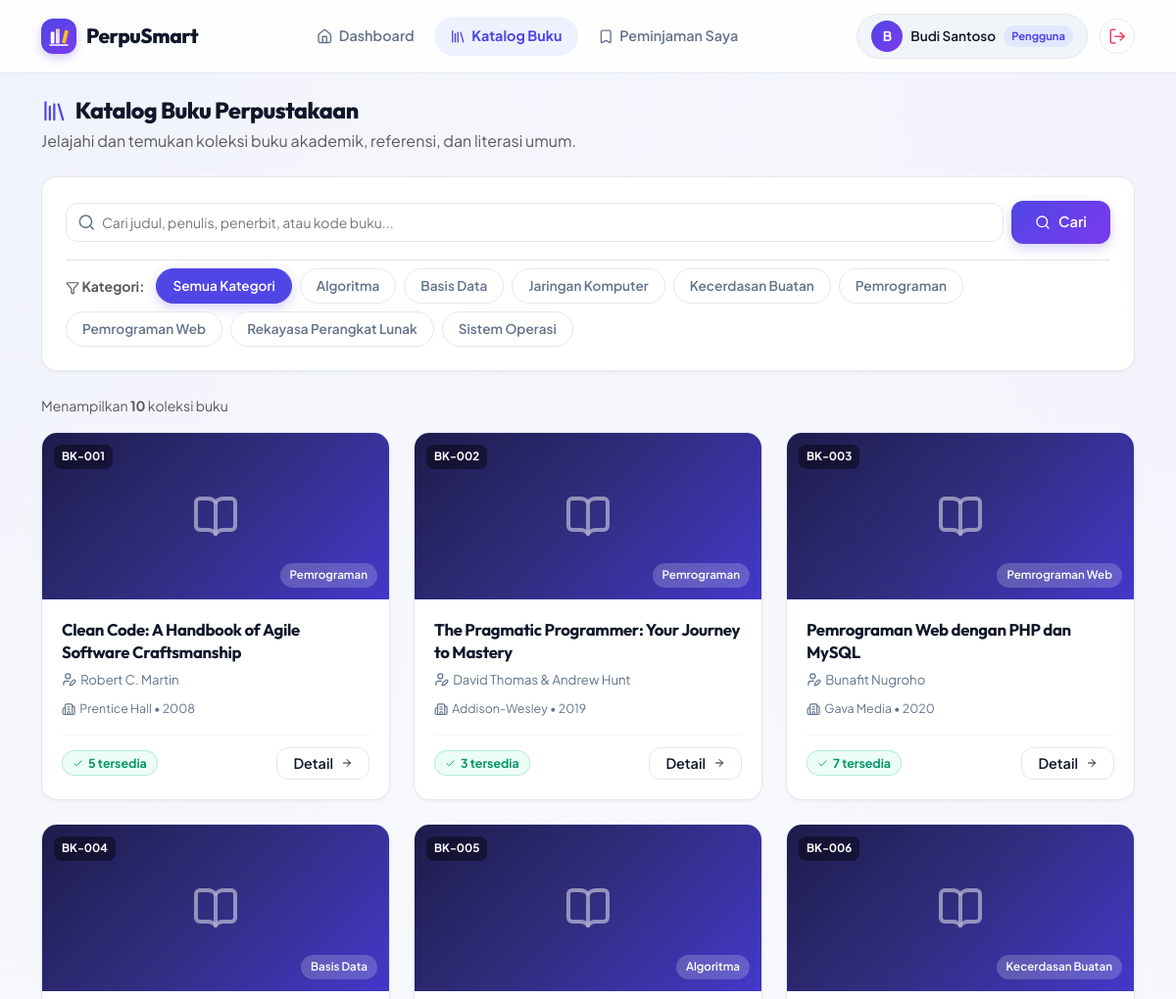
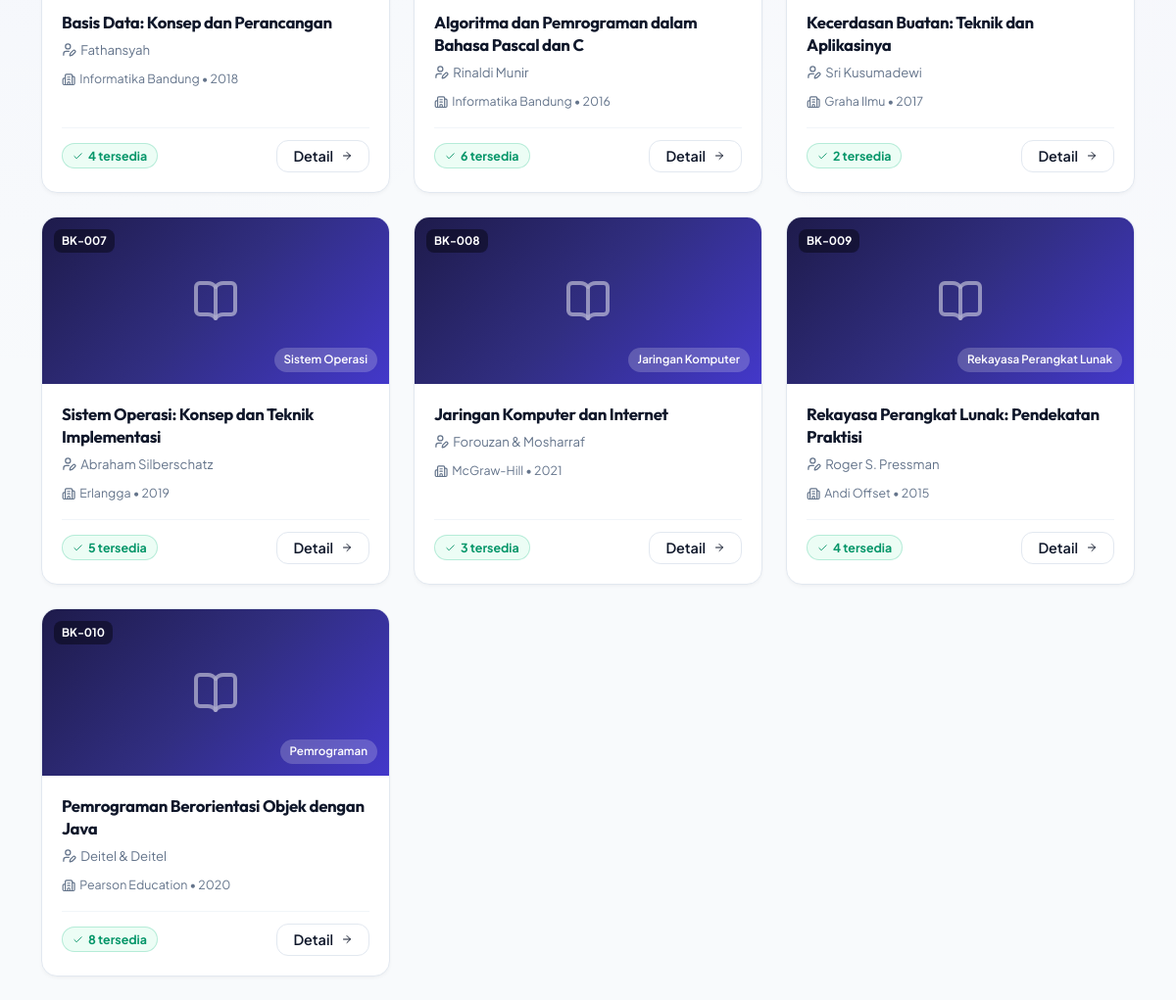
The page /index.php?page=user/buku (signed in) on the database its author committed (2 pictures, top to bottom).
### tables this page shows
CREATE TABLE IF NOT EXISTS buku (
    id           INT UNSIGNED NOT NULL AUTO_INCREMENT,
    kode_buku    VARCHAR(20)  NOT NULL UNIQUE,
    judul        VARCHAR(255) NOT NULL,
    penulis      VARCHAR(150) NOT NULL,
    penerbit     VARCHAR(150) NOT NULL,
    tahun_terbit YEAR         NOT NULL,
    kategori     VARCHAR(100) NOT NULL,
    stok         INT UNSIGNED NOT NULL DEFAULT 0,
    deskripsi    TEXT,
    cover_url    VARCHAR(500) DEFAULT NULL,
    created_at   TIMESTAMP    NOT NULL DEFAULT CURRENT_TIMESTAMP,
    updated_at   TIMESTAMP    NOT NULL DEFAULT CURRENT_TIMESTAMP ON UPDATE CURRENT_TIMESTAMP,
    PRIMARY KEY (id),
    INDEX idx_judul    (judul),
    INDEX idx_penulis  (penulis),
    INDEX idx_kategori (kategori),
    INDEX idx_kode     (kode_buku)
);

### controllers/UserController.php (called while the page is built, shortened)
<?php
class UserController {
    private Buku $bukuModel;
    public function __construct() {
        $this->bukuModel = new Buku();
    }
    public function buku(): void {
        $search   = trim($_GET['search']   ?? '');
        $kategori = trim($_GET['kategori'] ?? '');
        if (!empty($search)) {
            $buku   = $this->bukuModel->search($search);
        } elseif (!empty($kategori)) {
            $buku   = $this->bukuModel->searchByKategori($kategori);
        } else {
            $buku   = $this->bukuModel->getAll();
        }
        $kategoris  = $this->bukuModel->getKategori();
        require_once BASE_PATH . '/views/user/buku/index.php';
    }
}

### config/config.php (called while the page is built, shortened)
<?php
function e(string $str): string {
    return htmlspecialchars($str, ENT_QUOTES | ENT_SUBSTITUTE, 'UTF-8');
}

### config/database.php (called while the page is built, shortened)
<?php
class Database {
    private static ?PDO $instance = null;
    public static function getInstance(): PDO {
        if (self::$instance === null) {
            $dsn = sprintf(
                'mysql:host=%s;port=%s;dbname=%s;charset=utf8mb4',
                DB_HOST, DB_PORT, DB_NAME
            );
            $options = [
                PDO::ATTR_ERRMODE            => PDO::ERRMODE_EXCEPTION,
                PDO::ATTR_DEFAULT_FETCH_MODE => PDO::FETCH_ASSOC,
                PDO::ATTR_EMULATE_PREPARES   => false,
                PDO::MYSQL_ATTR_INIT_COMMAND => "SET NAMES utf8mb4 COLLATE utf8mb4_unicode_ci",
            ];
            try {
                self::$instance = new PDO($dsn, DB_USER, DB_PASS, $options);
            } catch (PDOException $e) {
                http_response_code(500);
                die('<div style="font-family:sans-serif;padding:2rem;color:#c0392b;">
                    <h2>⚠ Koneksi Database Gagal</h2>
                    <p>' . htmlspecialchars($e->getMessage()) . '</p>
                    <p>Pastikan MySQL sudah berjalan dan konfigurasi di <code>config/config.php</code> sudah benar.</p>
                </div>');
            }
        }
        return self::$instance;
    }
}

### models/Buku.php (called while the page is built, shortened)
<?php
class Buku {
    private PDO $db;
    public function __construct() {
        $this->db = Database::getInstance();
    }
    public function getAll(int $limit = 0, int $offset = 0): array {
        $sql = 'SELECT * FROM buku ORDER BY created_at DESC';
        return $this->db->query($sql)->fetchAll();
    }
    public function getKategori(): array {
        $stmt = $this->db->query('SELECT DISTINCT kategori FROM buku ORDER BY kategori ASC');
        return $stmt->fetchAll(PDO::FETCH_COLUMN);
    }
}

### views/user/buku/index.php (the view, shortened to what this page needs)
<?php require_once BASE_PATH . '/views/layouts/header.php'; ?>
<?php require_once BASE_PATH . '/views/layouts/navbar_user.php'; ?>
<div class="ps-user-layout">
    <div class="container-xl py-4">
        <div class="d-flex flex-column flex-md-row justify-content-between align-items-md-center gap-3 mb-4">
            <div>
                <h1 class="ps-page-title d-flex align-items-center gap-2 mb-1">
                    <i data-lucide="library" style="color:var(--ps-primary)"></i> Katalog Buku Perpustakaan
                </h1>
                <p class="text-muted mb-0">Jelajahi dan temukan koleksi buku akademik, referensi, dan literasi umum.</p>
            </div>
        </div>
        <div class="ps-card p-4 mb-4">
            <form action="" method="GET" class="mb-3">
                <div class="d-flex gap-2">
                    <div class="ps-search-wrap flex-grow-1">
                        <input type="text" name="search" id="searchInput" class="ps-search-input w-100 py-2"
                               placeholder="Cari judul, penulis, penerbit, atau kode buku..."
                               value="<?= e($_GET['search'] ?? '') ?>" autocomplete="off">
                    </div>
                    <button type="submit" class="ps-btn-primary px-4">
                        <i data-lucide="search"></i>
                        <span>Cari</span>
                    </button>
                </div>
            </form>
            <div class="d-flex align-items-center gap-2 flex-wrap pt-2 border-top">
                <span class="small fw-bold text-muted me-1"><i data-lucide="filter" style="width:14px;height:14px"></i> Kategori:</span>
                <a href="<?= BASE_URL ?>/index.php?page=user/buku<?= !empty($_GET['search']) ? '&search=' . urlencode($_GET['search']) : '' ?>"
                   class="ps-chip <?= empty($_GET['kategori']) ? 'active' : '' ?>">
                    Semua Kategori
                </a>
                <?php foreach ($kategoris as $kat): ?>
                    <a href="<?= BASE_URL ?>/index.php?page=user/buku&kategori=<?= urlencode($kat) ?><?= !empty($_GET['search']) ? '&search=' . urlencode($_GET['search']) : '' ?>"
                       class="ps-chip <?= ($_GET['kategori'] ?? '') === $kat ? 'active' : '' ?>">
                        <?= e($kat) ?>
                    </a>
                <?php endforeach; ?>
            </div>
        </div>
        <div class="d-flex justify-content-between align-items-center mb-3">
            <div class="small text-muted">
                <?php if (!empty($_GET['search'])): ?>
                    Hasil pencarian untuk <strong>"<?= e($_GET['search']) ?>"</strong>: <strong><?= count($buku) ?></strong> buku ditemukan
                <?php elseif (!empty($_GET['kategori'])): ?>
                    Kategori <strong>"<?= e($_GET['kategori']) ?>"</strong>: <strong><?= count($buku) ?></strong> buku
                <?php else: ?>
                    Menampilkan <strong><?= count($buku) ?></strong> koleksi buku
                <?php endif; ?>
            </div>
        </div>
        <?php if (empty($buku)): ?>
            <div class="ps-card text-center py-5">
                <div class="mb-3" style="color: var(--ps-text-sub);">
                    <i data-lucide="search-x" style="width: 54px; height: 54px;"></i>
                </div>
                <h4 class="fw-bold mb-2">Tidak Ada Buku Ditemukan</h4>
                <p class="text-muted mb-4">Coba gunakan kata kunci pencarian yang berbeda atau reset filter kategori.</p>
                <a href="<?= BASE_URL ?>/index.php?page=user/buku" class="ps-btn-primary d-inline-flex align-items-center gap-2">
                    <i data-lucide="rotate-ccw"></i> Tampilkan Semua Buku
                </a>
            </div>
        <?php else: ?>
            <div class="row g-4">
                <?php foreach ($buku as $b): ?>
                    <div class="col-12 col-md-6 col-lg-4">
                        <div class="ps-book-card h-100">
                            <div class="ps-book-card-cover">
                                <div class="ps-book-card-icon">
                                    <i data-lucide="book-open"></i>
                                </div>
                                <div class="ps-book-card-code"><?= e($b['kode_buku']) ?></div>
                                <div class="ps-book-card-category"><?= e($b['kategori']) ?></div>
                            </div>
                            <div class="ps-book-card-body">
                                <h4 class="ps-book-card-title"><?= e($b['judul']) ?></h4>
                                <p class="ps-book-card-author">
                                    <i data-lucide="user-pen"></i>
                                    <span><?= e($b['penulis']) ?></span>
                                </p>
                                <p class="ps-book-card-author" style="font-size:0.775rem; margin-top:-6px;">
                                    <i data-lucide="building-2"></i>
                                    <span><?= e($b['penerbit']) ?> &bull; <?= e($b['tahun_terbit']) ?></span>
                                </p>
                                <div class="ps-book-card-footer mt-auto">
                                    <?php if ($b['stok'] > 0): ?>
                                        <span class="ps-badge ps-badge-success">
                                            <i data-lucide="check" style="width:11px;height:11px"></i>
                                            <?= $b['stok'] ?> tersedia
                                        </span>
                                    <?php endif; ?>
                                    <a href="<?= BASE_URL ?>/index.php?page=user/buku/show&id=<?= $b['id'] ?>" class="ps-btn-ghost btn-sm py-1 px-3">
                                        Detail <i data-lucide="arrow-right" style="width:12px;height:12px"></i>
                                    </a>
                                </div>
                            </div>
                        </div>
                    </div>
                <?php endforeach; ?>
            </div>
        <?php endif; ?>
    </div>
</div>
<?php require_once BASE_PATH . '/views/layouts/footer.php'; ?>

### rows shown on the page
buku: kode_buku "BK-001", kategori "Pemrograman", judul "Clean Code: A Handbook of Agile Software Craftsmanship", penulis "Robert C. Martin", penerbit "Prentice Hall", tahun_terbit "2008", stok "5"
buku: kode_buku "BK-002", kategori "Pemrograman", judul "The Pragmatic Programmer: Your Journey to Mastery", penulis "David Thomas & Andrew Hunt", penerbit "Addison-Wesley", tahun_terbit "2019", stok "3"
buku: kode_buku "BK-003", kategori "Pemrograman Web", judul "Pemrograman Web dengan PHP dan MySQL", penulis "Bunafit Nugroho", penerbit "Gava Media", tahun_terbit "2020", stok "7"
buku: kode_buku "BK-004", kategori "Basis Data", judul "Basis Data: Konsep dan Perancangan", penulis "Fathansyah", penerbit "Informatika Bandung", tahun_terbit "2018", stok "4"
buku: kode_buku "BK-005", kategori "Algoritma", judul "Algoritma dan Pemrograman dalam Bahasa Pascal dan C", penulis "Rinaldi Munir", penerbit "Informatika Bandung", tahun_terbit "2016", stok "6"
buku: kode_buku "BK-006", kategori "Kecerdasan Buatan", judul "Kecerdasan Buatan: Teknik dan Aplikasinya", penulis "Sri Kusumadewi", penerbit "Graha Ilmu", tahun_terbit "2017", stok "2"
buku: kode_buku "BK-007", kategori "Sistem Operasi", judul "Sistem Operasi: Konsep dan Teknik Implementasi", penulis "Abraham Silberschatz", penerbit "Erlangga", tahun_terbit "2019", stok "5"
buku: kode_buku "BK-008", kategori "Jaringan Komputer", judul "Jaringan Komputer dan Internet", penulis "Forouzan & Mosharraf", penerbit "McGraw-Hill", tahun_terbit "2021", stok "3"
buku: kode_buku "BK-009", kategori "Rekayasa Perangkat Lunak", judul "Rekayasa Perangkat Lunak: Pendekatan Praktisi", penulis "Roger S. Pressman", penerbit "Andi Offset", tahun_terbit "2015", stok "4"
buku: kode_buku "BK-010", kategori "Pemrograman", judul "Pemrograman Berorientasi Objek dengan Java", penulis "Deitel & Deitel", penerbit "Pearson Education", tahun_terbit "2020", stok "8"

### other values the page prints
substr($user['nama'], 0, 1) "B"
$user['nama'] "Budi Santoso"
$kat "Algoritma"
$kat "Basis Data"
$kat "Jaringan Komputer"
$kat "Kecerdasan Buatan"
$kat "Pemrograman"
$kat "Pemrograman Web"
$kat "Rekayasa Perangkat Lunak"
$kat "Sistem Operasi"
count($buku) "10"
